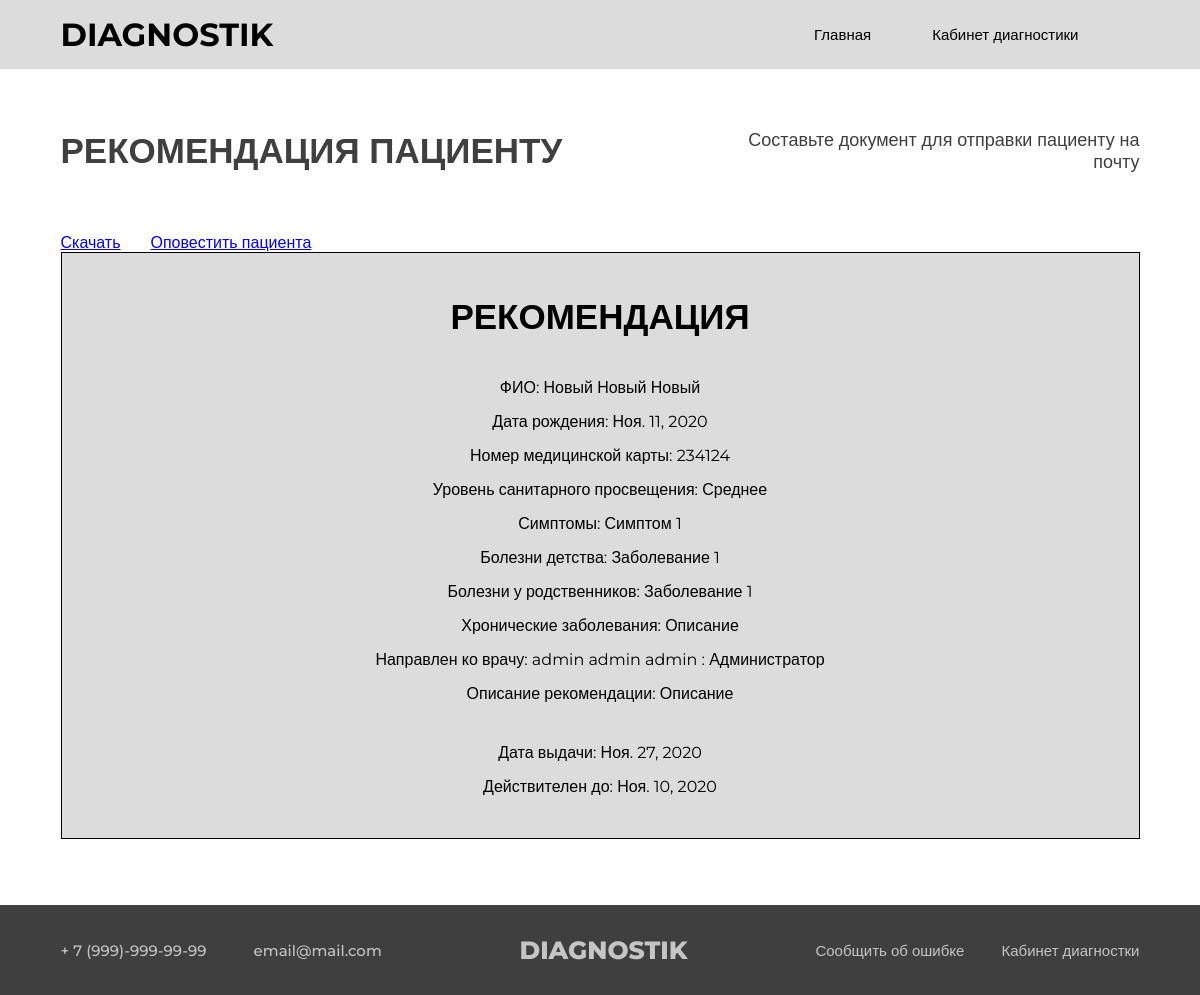
Page /patient/1/detail on the earlier database version.
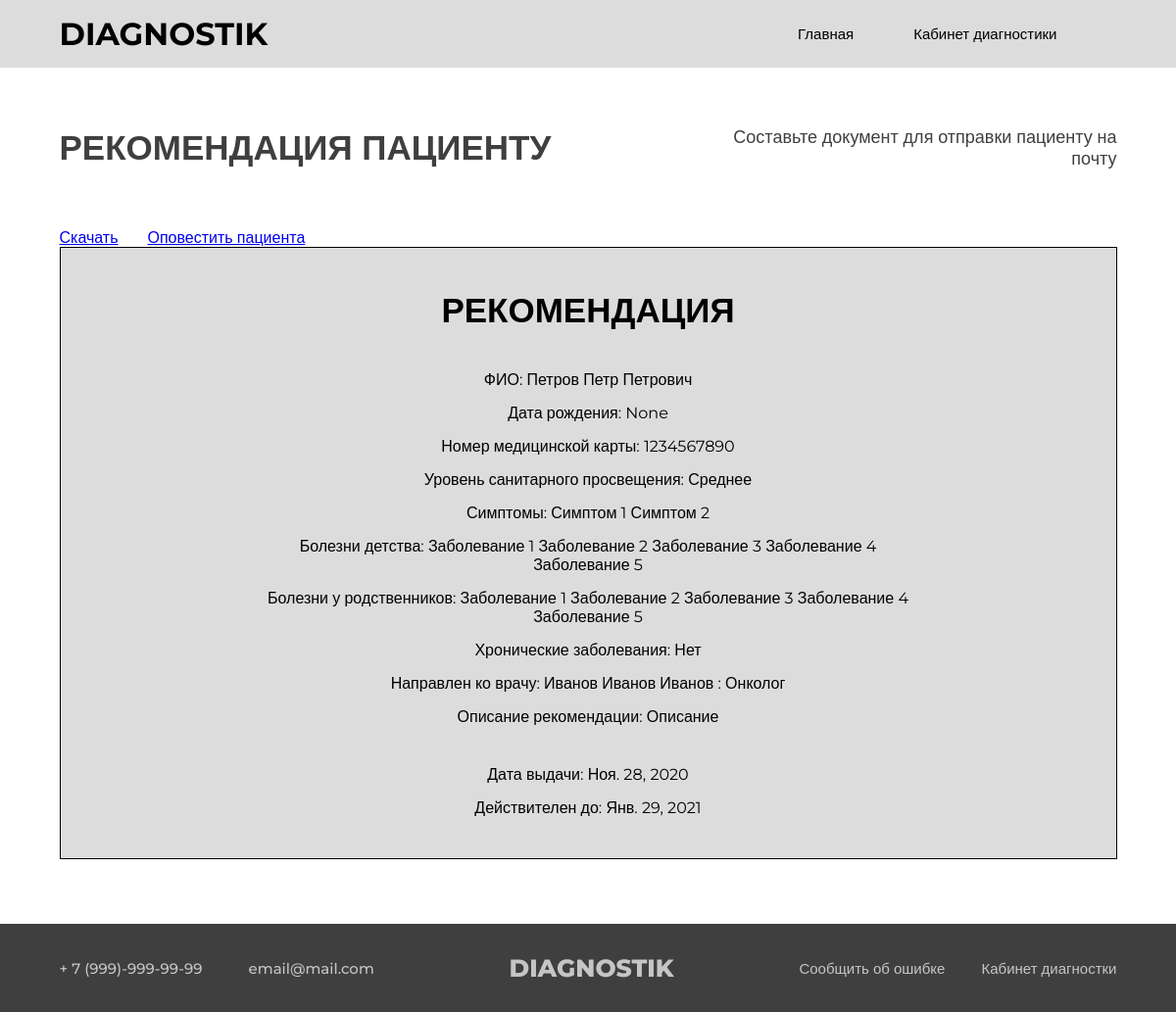
Same page on the later database version.
### app/models.py (models this page shows, shortened)
class Patient(models.Model):
    surname_patient             = models.CharField(max_length=50, verbose_name='Фамилия пациента', null=True, blank=True)
    name_patient                = models.CharField(max_length=50, verbose_name='Имя пациента', null=True, blank=True)
    middlename_patient          = models.CharField(max_length=50, verbose_name='Отчество пациента', null=True, blank=True)
    email                       = models.EmailField(verbose_name='Почта', max_length=254, null=True, blank=True)
    birthday_patient            = models.DateField(max_length=50, verbose_name='День рождение пациента', null=True, blank=True)
    gender_patient              = models.CharField(max_length=50, verbose_name='Пол пациента', null=True, blank=True)
    enlightenment_patient       = models.CharField(max_length=50, verbose_name='Санитарное просвящение пациента', null=True)
    number_of_medical_card      = models.CharField(max_length=50, verbose_name='Номер медицинской карты', null=True)
    symptoms_patient            = models.ManyToManyField('Symptom', verbose_name="Симптомы", related_name = 'symptoms_patient' , blank=True)
    childhood_diseases          = models.ManyToManyField('Disease', verbose_name="Болезни детства", related_name = 'childhood_diseases', blank=True)
    relatives_diseases          = models.ManyToManyField('Disease', verbose_name="Болезни у родственников", related_name = 'relatives_diseases', blank=True)
    chronic_disease             = models.CharField(max_length=250, verbose_name='Хронические заболевания', null=True, blank=True)
    description_recommendation  = models.CharField(max_length=200, verbose_name='Описание рекомендации', null=True, blank=True)
    date_recommendation         = models.DateField(max_length=50, verbose_name='Дата выдачи рекомендации', null=True, blank=True)
    period_recommendation       = models.DateField(max_length=50, verbose_name='Период времени', null=True, blank=True)
    fk_account                  = models.ForeignKey(Account, on_delete = models.DO_NOTHING, verbose_name = 'Врач', null=True, blank=True)
    class Meta:
        verbose_name            = "Пациент"
        verbose_name_plural     = "Пациенты"

class Symptom(models.Model):
    name_symptom            = models.CharField(max_length=50, verbose_name='Наименование симптома', null=False)
    description_symptom     = models.CharField(max_length=200, verbose_name='Описание симптома', null=False)
    class Meta:
        verbose_name            = "Симптом"
        verbose_name_plural     = "Симптомы"

class Disease(models.Model):
    name_disease                                = models.CharField(max_length=50, verbose_name='Наименование заболевания', null=False)
    description_disease                         = models.TextField(verbose_name='Описание заболевания', null=False)
    number_of_patients                          = models.IntegerField(verbose_name='Количество заболевших', null=True, default=0)
    symptoms                                    = models.ManyToManyField(Symptom, verbose_name="Симптом", related_name='diseases')
    status_genetic_predisposition               = models.BooleanField( verbose_name='Наличие генетических предрасположенностей', default=False)
    description_genetic_predisposition          = models.TextField(verbose_name='Описание генетической предрасположенности', null=True, blank=True, default='-')
    class Meta:
        verbose_name            = "Заболевание"
        verbose_name_plural     = "Заболевания"

### account/models.py (models this page shows, shortened)
class Account(AbstractBaseUser):
    username            = models.CharField(max_length=30, unique=True, verbose_name='Логин')
    surname_doctor      = models.CharField(max_length=50, verbose_name='Фамилия врача', null=True)
    name_doctor         = models.CharField(max_length=50, verbose_name='Имя врача', null=True)
    middlename_doctor   = models.CharField(max_length=50, verbose_name='Отчество врача', null=True)
    date_joined         = models.DateTimeField(max_length=50, verbose_name='Дата регистраци', null=True, auto_now_add=True)
    last_login          = models.DateTimeField(max_length=50, verbose_name='Дата последнего входа', null=True, auto_now=True)
    positions_doctor    = models.ForeignKey(Positions, on_delete = models.DO_NOTHING, verbose_name = 'Должность', null=True)
    diseases            = models.ManyToManyField(to='app.Disease', verbose_name="Заболевания", blank='True')
    is_staff            = models.BooleanField(verbose_name='Доктор-администратор',default = False)
    is_admin            = models.BooleanField(default = False)
    is_active           = models.BooleanField(default = True)
    is_superuser        = models.BooleanField(default = False)
    USERNAME_FIELD = 'username'
    REQUIRED_FIELDS = ['surname_doctor', 'name_doctor', 'middlename_doctor']
    objects = MyAccountManager()
    def __str__(self):
        return self.surname_doctor + ' ' + self.name_doctor + ' ' + self.middlename_doctor  + ' : ' + self.positions_doctor.positions_name
    class Meta:
        verbose_name = "Аккаунт"
        verbose_name_plural = "Аккаунты"

class Positions(models.Model):
    positions_name = models.CharField(max_length=50, verbose_name='Наименование роли')
    class Meta:
        verbose_name = "Роль"
        verbose_name_plural = "Роли"

### app/views.py (the view)
# urls.py: path('patient/<int:pk>/detail', views.patientDetailView.as_view(), name='patient_detail'),
class patientDetailView(DetailView):
    model = Patient
    form_class = PatientForm
    template_name = 'app/result_patient.html'
    context_object_name = 'patient'

### app/templates/app/result_patient.html (shortened to what this page needs)
{% extends 'app/BASE.html' %} {% load static %} {% block title %}Результат диагностики{% endblock %} {% block content %}
<section class="title">
    <div class="all_container">
        <div class="title_inner">
            <h1 class="name">РЕКОМЕНДАЦИЯ ПАЦИЕНТУ</h1>
            <h2 class="subname">Составьте документ для отправки пациенту на почту</h2>
        </div>
    </div>
</section>
<form action="" method="POST">
    <section class="main">
        <div class="all_container">
            <div class="all_links">
                <a class="all_link" href="{% url 'export_users_xls' patient.pk  %}">Скачать</a>
                <a class="all_link" href="{% url 'inform' patient.pk  %}">Оповестить пациента</a>
            </div>
            <div class="result_block">
                <div class="result_inner">
                    <p class="result_title">РЕКОМЕНДАЦИЯ</p>
                    <div class="result_subtitles">
                        <p class="result_subtitle">ФИО: {{ patient.surname_patient}} {{ patient.name_patient}} {{ patient.middlename_patient}}</p>
                        <p class="result_subtitle">Дата рождения: {{ patient.birthday_patient}}</p>
                        <p class="result_subtitle">Номер медицинской карты: {{ patient.number_of_medical_card}}</p>
                        <p class="result_subtitle">Уровень санитарного просвещения: {{ patient.enlightenment_patient}}</p>
                        <p class="result_subtitle">Симптомы: {% for s in patient.symptoms_patient.all %} {{ s.name_symptom}} {% endfor %}</p>
                        <p class="result_subtitle">Болезни детства: {% for s in patient.childhood_diseases.all %} {{ s.name_disease}} {% endfor %}</p>
                        <p class="result_subtitle">Болезни у родственников: {% for s in patient.relatives_diseases.all %} {{ s.name_disease}} {% endfor %}</p>
                        <p class="result_subtitle">Хронические заболевания: {{patient.chronic_disease}}</p>
                        <p class="result_subtitle">Направлен ко врачу: {{patient.fk_account}}</p>
                        <p class="result_subtitle">Описание рекомендации: {{patient.description_recommendation}}</p>
                        <p class="result_subtitle date">Дата выдачи: {{patient.date_recommendation}}</p>
                        <p class="result_subtitle">Действителен до: {{patient.period_recommendation}}</p>
                    </div>
                </div>
            </div>
        </div>
    </section>
</form>
{% endblock %}

Differences in the rows shown:
changed Patient "Среднее": surname_patient "Новый" → "Петров"; name_patient "Новый" → "Петр"; middlename_patient "Новый" → "Петрович"; birthday_patient "Ноя. 11, 2020" → "None"; number_of_medical_card "234124" → "1234567890"; chronic_disease "Описание" → "Нет"; fk_account "admin admin admin : Администратор" → "Иванов Иванов Иванов : Онколог"; date_recommendation "Ноя. 27, 2020" → "Ноя. 28, 2020"; period_recommendation "Ноя. 10, 2020" → "Янв. 29, 2021"
now on this page (row unchanged): Symptom: name_symptom "Симптом 2"
now on this page (row unchanged): Disease: name_disease "Заболевание 2"
added Disease: name_disease "Заболевание 3"
added Disease: name_disease "Заболевание 4"
added Disease: name_disease "Заболевание 5"
